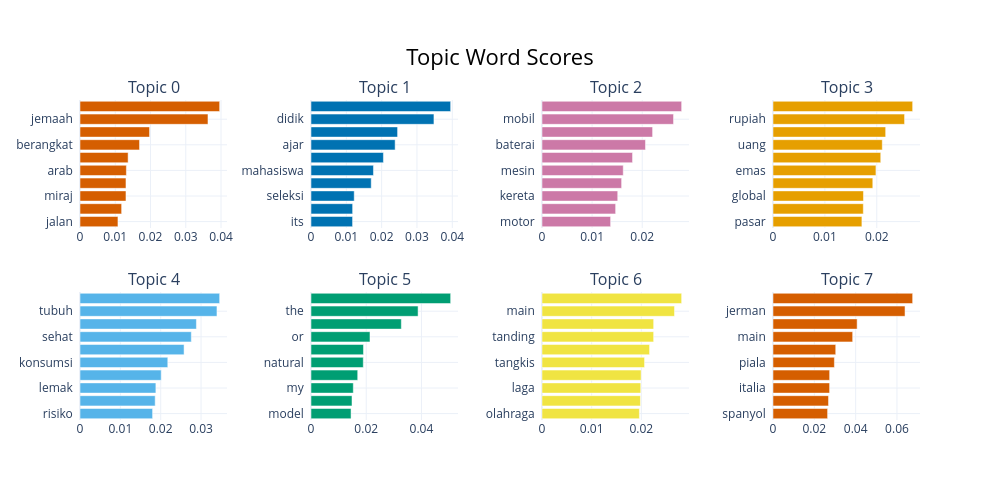
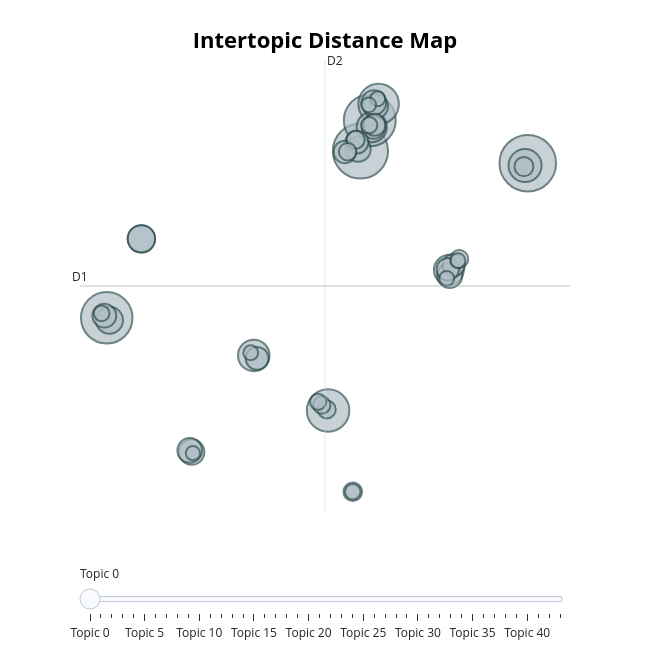
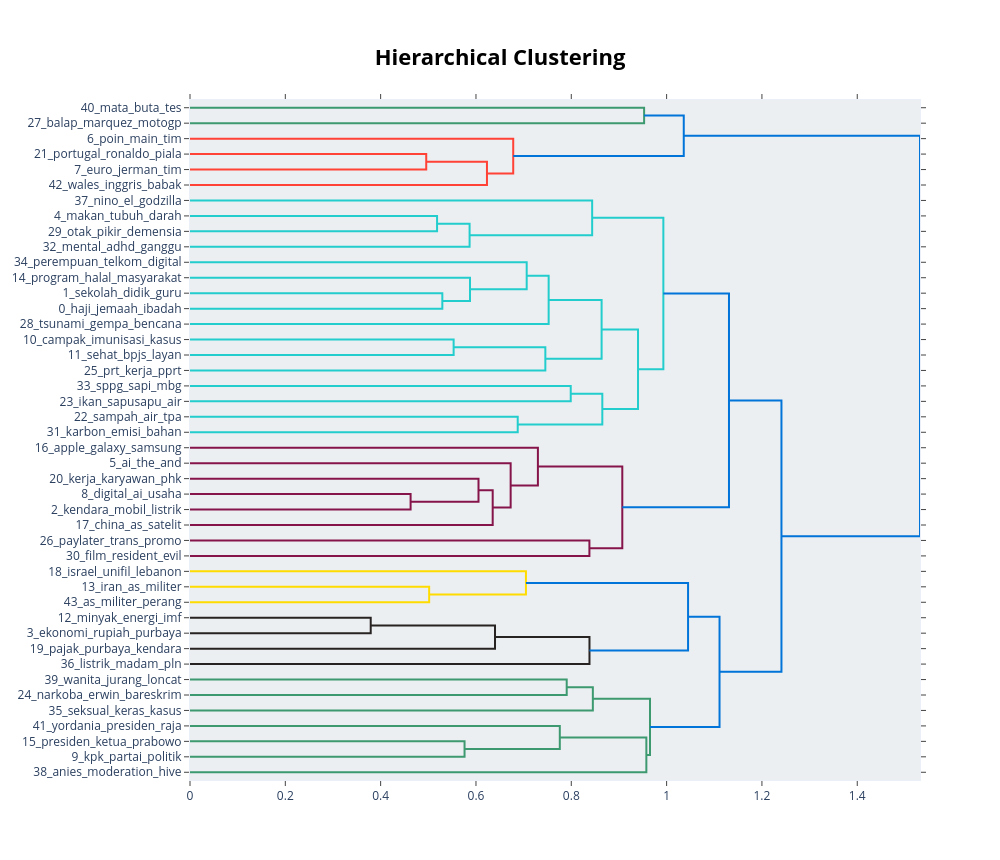
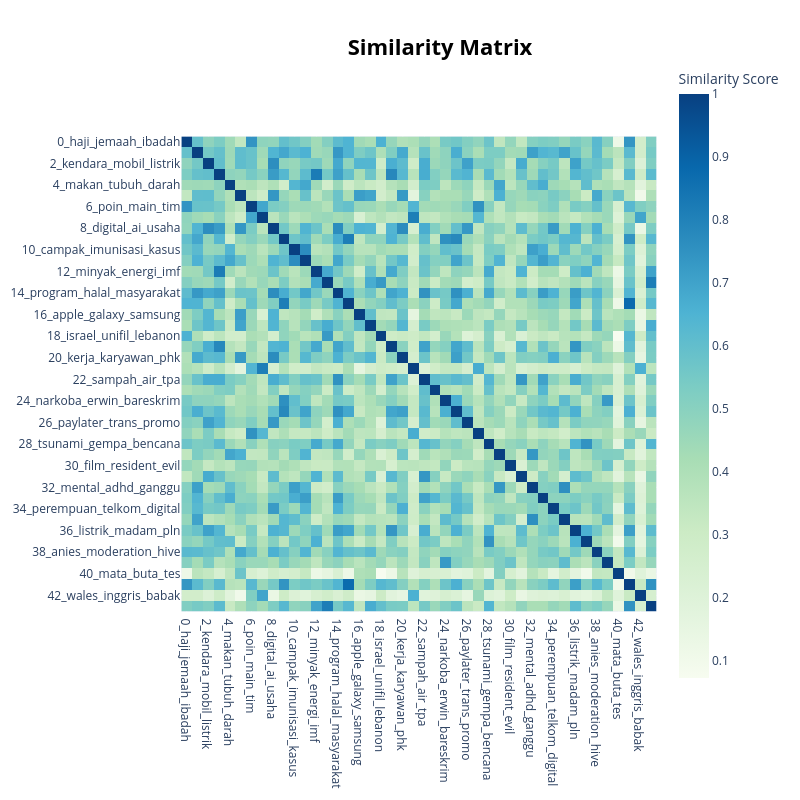

The notebook cell these images were saved under, in order:
### Code cell
# Asumsi: Kamu sudah merunning kode sebelumnya hingga baris ini:
# topics, probs = topic_model.fit_transform(docs)

# 1. Bar Chart (Topik dan Kata Kuncinya)
# Sama persis seperti di Kaggle. Menampilkan skor c-TF-IDF dari tiap kata di sebuah topik.
fig_barchart = topic_model.visualize_barchart(top_n_topics=8, n_words=10)
fig_barchart.show()

# 2. Intertopic Distance Map
# Visualisasi 2D interaktif (menggunakan UMAP) dari ukuran dan kedekatan antar topik.
fig_intertopic = topic_model.visualize_topics()
fig_intertopic.show()

# 3. Hierarchical Clustering
# Menunjukkan bagaimana topik-topik kecil bisa digabung menjadi topik besar (agglomerative clustering).
fig_hierarchy = topic_model.visualize_hierarchy()
fig_hierarchy.show()

# 4. Similarity Heatmap
# Menunjukkan matriks korelasi antar topik. 
# PERINGATAN: Ini akan error jika jumlah topik yang dihasilkan dari datamu terlalu sedikit (misal di bawah 3).
fig_heatmap = topic_model.visualize_heatmap()
fig_heatmap.show()

# 5. Document Projection (Peta Sebaran Dokumen Beritamu)
# Ini visualisasi paling berat. Memetakan 2.238 baris berita milikmu ke dalam ruang 2D.
# Jika RAM komputermu kecil atau tidak pakai Colab/GPU, eksekusi ini akan memakan waktu atau crash.
fig_documents = topic_model.visualize_documents(docs)
fig_documents.show()
